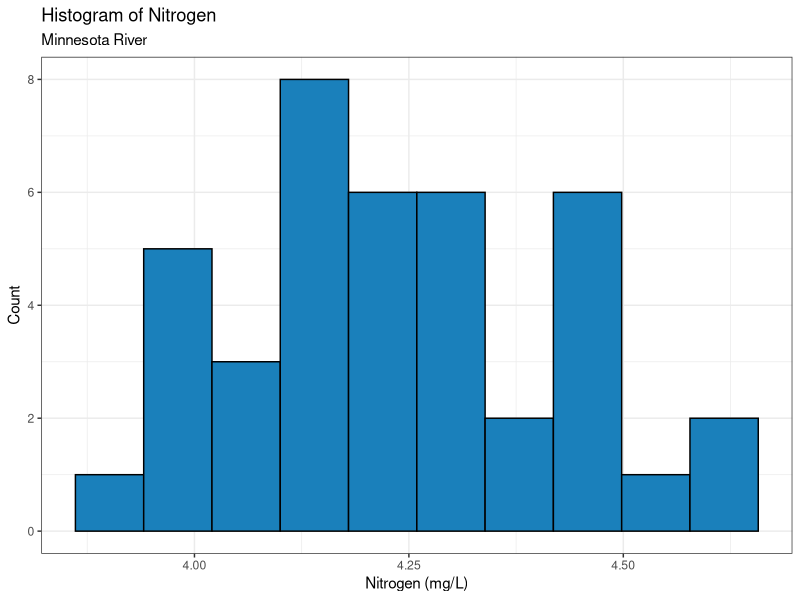

Write R code to recreate this figure.
## ---- chunk 1
set.seed(218)
y <- rnorm(40, 4.23, 1/6)

library(ggplot2)
ggplot(mapping = aes(x = y)) + 
  geom_histogram(bins = 10, color = 'black', fill = '#1a80bb',
                 ) + 
  theme_bw() + 
  labs(x = 'Nitrogen (mg/L)',
       title = 'Histogram of Nitrogen',
       subtitle = 'Minnesota River',
       y = 'Count')
